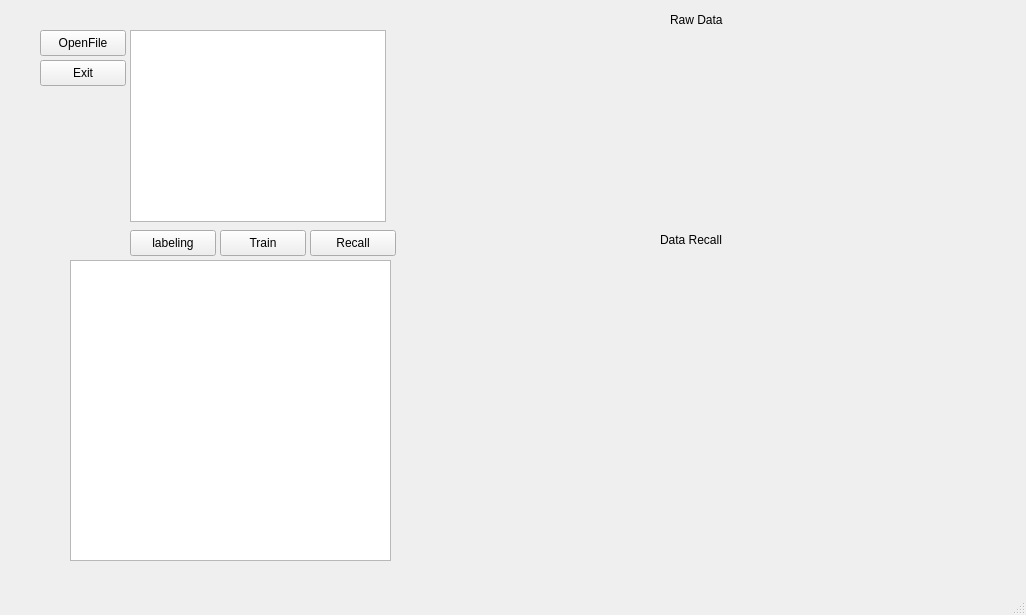
<?xml version="1.0" encoding="UTF-8"?>
<ui version="4.0">
 <class>MainWindow</class>
 <widget class="QMainWindow" name="MainWindow">
  <property name="geometry">
   <rect>
    <x>0</x>
    <y>0</y>
    <width>1026</width>
    <height>615</height>
   </rect>
  </property>
  <property name="windowTitle">
   <string>MainWindow</string>
  </property>
  <widget class="QWidget" name="centralwidget">
   <widget class="QPushButton" name="exitButton">
    <property name="geometry">
     <rect>
      <x>40</x>
      <y>60</y>
      <width>86</width>
      <height>26</height>
     </rect>
    </property>
    <property name="text">
     <string>Exit</string>
    </property>
   </widget>
   <widget class="QPushButton" name="OpenFileButton">
    <property name="geometry">
     <rect>
      <x>40</x>
      <y>30</y>
      <width>86</width>
      <height>26</height>
     </rect>
    </property>
    <property name="text">
     <string>OpenFile</string>
    </property>
   </widget>
   <widget class="QListView" name="RawData">
    <property name="geometry">
     <rect>
      <x>130</x>
      <y>30</y>
      <width>256</width>
      <height>192</height>
     </rect>
    </property>
   </widget>
   <widget class="QCustomPlot" name="rawPlot" native="true">
    <property name="geometry">
     <rect>
      <x>420</x>
      <y>40</y>
      <width>491</width>
      <height>181</height>
     </rect>
    </property>
   </widget>
   <widget class="QPushButton" name="trainButton">
    <property name="geometry">
     <rect>
      <x>220</x>
      <y>230</y>
      <width>86</width>
      <height>26</height>
     </rect>
    </property>
    <property name="text">
     <string>Train</string>
    </property>
   </widget>
   <widget class="QPushButton" name="recallButton">
    <property name="geometry">
     <rect>
      <x>310</x>
      <y>230</y>
      <width>86</width>
      <height>26</height>
     </rect>
    </property>
    <property name="text">
     <string>Recall</string>
    </property>
   </widget>
   <widget class="QCustomPlot" name="trainPlot" native="true">
    <property name="geometry">
     <rect>
      <x>420</x>
      <y>250</y>
      <width>491</width>
      <height>181</height>
     </rect>
    </property>
   </widget>
   <widget class="QLabel" name="label">
    <property name="geometry">
     <rect>
      <x>670</x>
      <y>10</y>
      <width>71</width>
      <height>20</height>
     </rect>
    </property>
    <property name="text">
     <string>Raw Data</string>
    </property>
   </widget>
   <widget class="QLabel" name="label_2">
    <property name="geometry">
     <rect>
      <x>660</x>
      <y>230</y>
      <width>71</width>
      <height>20</height>
     </rect>
    </property>
    <property name="text">
     <string>Data Recall</string>
    </property>
   </widget>
   <widget class="QPushButton" name="labelButton">
    <property name="geometry">
     <rect>
      <x>130</x>
      <y>230</y>
      <width>86</width>
      <height>26</height>
     </rect>
    </property>
    <property name="text">
     <string>labeling</string>
    </property>
   </widget>
   <widget class="QListView" name="logInfo">
    <property name="geometry">
     <rect>
      <x>70</x>
      <y>260</y>
      <width>321</width>
      <height>301</height>
     </rect>
    </property>
   </widget>
  </widget>
  <widget class="QMenuBar" name="menubar">
   <property name="geometry">
    <rect>
     <x>0</x>
     <y>0</y>
     <width>1026</width>
     <height>23</height>
    </rect>
   </property>
  </widget>
  <widget class="QStatusBar" name="statusbar"/>
 </widget>
 <customwidgets>
  <customwidget>
   <class>QCustomPlot</class>
   <extends>QWidget</extends>
   <header location="global">qcustomplot.h</header>
   <container>1</container>
  </customwidget>
 </customwidgets>
 <resources/>
 <connections>
  <connection>
   <sender>exitButton</sender>
   <signal>clicked()</signal>
   <receiver>MainWindow</receiver>
   <slot>close()</slot>
   <hints>
    <hint type="sourcelabel">
     <x>116</x>
     <y>76</y>
    </hint>
    <hint type="destinationlabel">
     <x>115</x>
     <y>113</y>
    </hint>
   </hints>
  </connection>
 </connections>
</ui>
